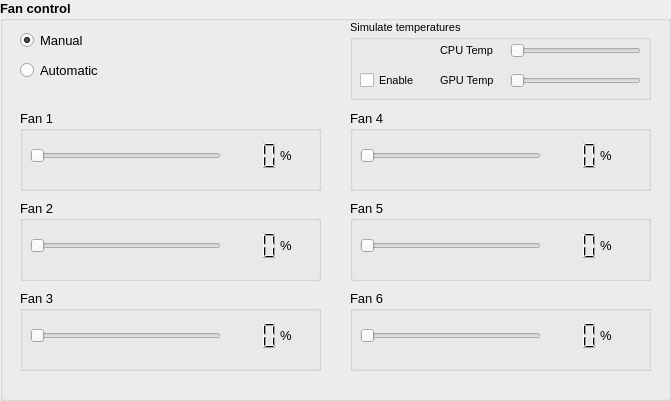
      <widget class="QGroupBox" name="groupBoxFanControl">
       <property name="geometry">
        <rect>
         <x>10</x>
         <y>220</y>
         <width>671</width>
         <height>401</height>
        </rect>
       </property>
       <property name="font">
        <font>
         <pointsize>10</pointsize>
         <weight>75</weight>
         <bold>true</bold>
        </font>
       </property>
       <property name="title">
        <string>Fan control</string>
       </property>
       <widget class="QRadioButton" name="radioButtonManual">
        <property name="geometry">
         <rect>
          <x>20</x>
          <y>30</y>
          <width>131</width>
          <height>20</height>
         </rect>
        </property>
        <property name="font">
         <font>
          <pointsize>10</pointsize>
          <weight>50</weight>
          <bold>false</bold>
         </font>
        </property>
        <property name="text">
         <string>Manual</string>
        </property>
        <property name="checked">
         <bool>true</bool>
        </property>
       </widget>
       <widget class="QRadioButton" name="radioButtonAutomatic">
        <property name="enabled">
         <bool>true</bool>
        </property>
        <property name="geometry">
         <rect>
          <x>20</x>
          <y>50</y>
          <width>141</width>
          <height>41</height>
         </rect>
        </property>
        <property name="font">
         <font>
          <pointsize>10</pointsize>
          <weight>50</weight>
          <bold>false</bold>
         </font>
        </property>
        <property name="text">
         <string>Automatic</string>
        </property>
       </widget>
       <widget class="QGroupBox" name="groupBoxFan1">
        <property name="geometry">
         <rect>
          <x>20</x>
          <y>110</y>
          <width>301</width>
          <height>81</height>
         </rect>
        </property>
        <property name="font">
         <font>
          <pointsize>10</pointsize>
          <weight>50</weight>
          <bold>false</bold>
         </font>
        </property>
        <property name="title">
         <string>Fan 1</string>
        </property>
        <widget class="QLabel" name="label_152">
         <property name="geometry">
          <rect>
           <x>260</x>
           <y>30</y>
           <width>21</width>
           <height>31</height>
          </rect>
         </property>
         <property name="font">
          <font>
           <pointsize>10</pointsize>
          </font>
         </property>
         <property name="text">
          <string>%</string>
         </property>
        </widget>
        <widget class="QSlider" name="horizontalSliderFan1">
         <property name="geometry">
          <rect>
           <x>10</x>
           <y>30</y>
           <width>191</width>
           <height>31</height>
          </rect>
         </property>
         <property name="maximum">
          <number>100</number>
         </property>
         <property name="singleStep">
          <number>1</number>
         </property>
         <property name="pageStep">
          <number>5</number>
         </property>
         <property name="value">
          <number>0</number>
         </property>
         <property name="orientation">
          <enum>Qt::Horizontal</enum>
         </property>
         <property name="tickPosition">
          <enum>QSlider::NoTicks</enum>
         </property>
         <property name="tickInterval">
          <number>0</number>
         </property>
        </widget>
        <widget class="QLCDNumber" name="lcdNumberFan1">
         <property name="geometry">
          <rect>
           <x>210</x>
           <y>30</y>
           <width>51</width>
           <height>31</height>
          </rect>
         </property>
         <property name="font">
          <font>
           <weight>50</weight>
           <bold>false</bold>
          </font>
         </property>
         <property name="frameShape">
          <enum>QFrame::NoFrame</enum>
         </property>
         <property name="digitCount">
          <number>3</number>
         </property>
         <property name="value" stdset="0">
          <double>0.000000000000000</double>
         </property>
         <property name="intValue" stdset="0">
          <number>0</number>
         </property>
        </widget>
       </widget>
       <widget class="QGroupBox" name="groupBoxFan2">
        <property name="geometry">
         <rect>
          <x>20</x>
          <y>200</y>
          <width>301</width>
          <height>81</height>
         </rect>
        </property>
        <property name="font">
         <font>
          <pointsize>10</pointsize>
          <weight>50</weight>
          <bold>false</bold>
         </font>
        </property>
        <property name="title">
         <string>Fan 2</string>
        </property>
        <widget class="QLabel" name="label_153">
         <property name="geometry">
          <rect>
           <x>260</x>
           <y>30</y>
           <width>21</width>
           <height>31</height>
          </rect>
         </property>
         <property name="font">
          <font>
           <pointsize>10</pointsize>
          </font>
         </property>
         <property name="text">
          <string>%</string>
         </property>
        </widget>
        <widget class="QSlider" name="horizontalSliderFan2">
         <property name="geometry">
          <rect>
           <x>10</x>
           <y>30</y>
           <width>191</width>
           <height>31</height>
          </rect>
         </property>
         <property name="maximum">
          <number>100</number>
         </property>
         <property name="singleStep">
          <number>1</number>
         </property>
         <property name="pageStep">
          <number>5</number>
         </property>
         <property name="value">
          <number>0</number>
         </property>
         <property name="orientation">
          <enum>Qt::Horizontal</enum>
         </property>
        </widget>
        <widget class="QLCDNumber" name="lcdNumberFan2">
         <property name="geometry">
          <rect>
           <x>210</x>
           <y>30</y>
           <width>51</width>
           <height>31</height>
          </rect>
         </property>
         <property name="font">
          <font>
           <weight>50</weight>
           <bold>false</bold>
          </font>
         </property>
         <property name="frameShape">
          <enum>QFrame::NoFrame</enum>
         </property>
         <property name="digitCount">
          <number>3</number>
         </property>
         <property name="value" stdset="0">
          <double>0.000000000000000</double>
         </property>
         <property name="intValue" stdset="0">
          <number>0</number>
         </property>
        </widget>
       </widget>
       <widget class="QGroupBox" name="groupBoxFan3">
        <property name="geometry">
         <rect>
          <x>20</x>
          <y>290</y>
          <width>301</width>
          <height>81</height>
         </rect>
        </property>
        <property name="font">
         <font>
          <pointsize>10</pointsize>
          <weight>50</weight>
          <bold>false</bold>
         </font>
        </property>
        <property name="title">
         <string>Fan 3</string>
        </property>
        <widget class="QLabel" name="label_154">
         <property name="geometry">
          <rect>
           <x>260</x>
           <y>30</y>
           <width>55</width>
           <height>31</height>
          </rect>
         </property>
         <property name="font">
          <font>
           <pointsize>10</pointsize>
          </font>
         </property>
         <property name="text">
          <string>%</string>
         </property>
        </widget>
        <widget class="QSlider" name="horizontalSliderFan3">
         <property name="geometry">
          <rect>
           <x>10</x>
           <y>30</y>
           <width>191</width>
           <height>31</height>
          </rect>
         </property>
         <property name="maximum">
          <number>100</number>
         </property>
         <property name="singleStep">
          <number>1</number>
         </property>
         <property name="pageStep">
          <number>5</number>
         </property>
         <property name="value">
          <number>0</number>
         </property>
         <property name="orientation">
          <enum>Qt::Horizontal</enum>
         </property>
        </widget>
        <widget class="QLCDNumber" name="lcdNumberFan3">
         <property name="geometry">
          <rect>
           <x>210</x>
           <y>30</y>
           <width>51</width>
           <height>31</height>
          </rect>
         </property>
         <property name="font">
          <font>
           <weight>50</weight>
           <bold>false</bold>
          </font>
         </property>
         <property name="frameShape">
          <enum>QFrame::NoFrame</enum>
         </property>
         <property name="digitCount">
          <number>3</number>
         </property>
         <property name="value" stdset="0">
          <double>0.000000000000000</double>
         </property>
         <property name="intValue" stdset="0">
          <number>0</number>
         </property>
        </widget>
       </widget>
       <widget class="QGroupBox" name="groupBoxFan4">
        <property name="geometry">
         <rect>
          <x>350</x>
          <y>110</y>
          <width>301</width>
          <height>81</height>
         </rect>
        </property>
        <property name="font">
         <font>
          <pointsize>10</pointsize>
          <weight>50</weight>
          <bold>false</bold>
         </font>
        </property>
        <property name="title">
         <string>Fan 4</string>
        </property>
        <widget class="QLabel" name="label_158">
         <property name="geometry">
          <rect>
           <x>250</x>
           <y>30</y>
           <width>55</width>
           <height>31</height>
          </rect>
         </property>
         <property name="font">
          <font>
           <pointsize>10</pointsize>
          </font>
         </property>
         <property name="text">
          <string>%</string>
         </property>
        </widget>
        <widget class="QSlider" name="horizontalSliderFan4">
         <property name="geometry">
          <rect>
           <x>10</x>
           <y>30</y>
           <width>181</width>
           <height>31</height>
          </rect>
         </property>
         <property name="maximum">
          <number>100</number>
         </property>
         <property name="singleStep">
          <number>1</number>
         </property>
         <property name="pageStep">
          <number>5</number>
         </property>
         <property name="value">
          <number>0</number>
         </property>
         <property name="orientation">
          <enum>Qt::Horizontal</enum>
         </property>
        </widget>
        <widget class="QLCDNumber" name="lcdNumberFan4">
         <property name="geometry">
          <rect>
           <x>200</x>
           <y>30</y>
           <width>51</width>
           <height>31</height>
          </rect>
         </property>
         <property name="font">
          <font>
           <weight>50</weight>
           <bold>false</bold>
          </font>
         </property>
         <property name="frameShape">
          <enum>QFrame::NoFrame</enum>
         </property>
         <property name="digitCount">
          <number>3</number>
         </property>
         <property name="value" stdset="0">
          <double>0.000000000000000</double>
         </property>
         <property name="intValue" stdset="0">
          <number>0</number>
         </property>
        </widget>
       </widget>
       <widget class="QGroupBox" name="groupBoxFan6">
        <property name="geometry">
         <rect>
          <x>350</x>
          <y>290</y>
          <width>301</width>
          <height>81</height>
         </rect>
        </property>
        <property name="font">
         <font>
          <pointsize>10</pointsize>
          <weight>50</weight>
          <bold>false</bold>
         </font>
        </property>
        <property name="title">
         <string>Fan 6</string>
        </property>
        <widget class="QLabel" name="label_159">
         <property name="geometry">
          <rect>
           <x>250</x>
           <y>30</y>
           <width>55</width>
           <height>31</height>
          </rect>
         </property>
         <property name="font">
          <font>
           <pointsize>10</pointsize>
          </font>
         </property>
         <property name="text">
          <string>%</string>
         </property>
        </widget>
        <widget class="QSlider" name="horizontalSliderFan6">
         <property name="geometry">
          <rect>
           <x>10</x>
           <y>30</y>
           <width>181</width>
           <height>31</height>
          </rect>
         </property>
         <property name="maximum">
          <number>100</number>
         </property>
         <property name="singleStep">
          <number>1</number>
         </property>
         <property name="pageStep">
          <number>5</number>
         </property>
         <property name="value">
          <number>0</number>
         </property>
         <property name="orientation">
          <enum>Qt::Horizontal</enum>
         </property>
        </widget>
        <widget class="QLCDNumber" name="lcdNumberFan6">
         <property name="geometry">
          <rect>
           <x>200</x>
           <y>30</y>
           <width>51</width>
           <height>31</height>
          </rect>
         </property>
         <property name="font">
          <font>
           <weight>50</weight>
           <bold>false</bold>
          </font>
         </property>
         <property name="frameShape">
          <enum>QFrame::NoFrame</enum>
         </property>
         <property name="digitCount">
          <number>3</number>
         </property>
         <property name="value" stdset="0">
          <double>0.000000000000000</double>
         </property>
         <property name="intValue" stdset="0">
          <number>0</number>
         </property>
        </widget>
       </widget>
       <widget class="QGroupBox" name="groupBoxFan5">
        <property name="geometry">
         <rect>
          <x>350</x>
          <y>200</y>
          <width>301</width>
          <height>81</height>
         </rect>
        </property>
        <property name="font">
         <font>
          <pointsize>10</pointsize>
          <weight>50</weight>
          <bold>false</bold>
         </font>
        </property>
        <property name="title">
         <string>Fan 5</string>
        </property>
        <widget class="QLabel" name="label_160">
         <property name="geometry">
          <rect>
           <x>250</x>
           <y>30</y>
           <width>55</width>
           <height>31</height>
          </rect>
         </property>
         <property name="font">
          <font>
           <pointsize>10</pointsize>
          </font>
         </property>
         <property name="text">
          <string>%</string>
         </property>
        </widget>
        <widget class="QSlider" name="horizontalSliderFan5">
         <property name="geometry">
          <rect>
           <x>10</x>
           <y>30</y>
           <width>181</width>
           <height>31</height>
          </rect>
         </property>
         <property name="maximum">
          <number>100</number>
         </property>
         <property name="singleStep">
          <number>1</number>
         </property>
         <property name="pageStep">
          <number>5</number>
         </property>
         <property name="value">
          <number>0</number>
         </property>
         <property name="orientation">
          <enum>Qt::Horizontal</enum>
         </property>
        </widget>
        <widget class="QLCDNumber" name="lcdNumberFan5">
         <property name="geometry">
          <rect>
           <x>200</x>
           <y>30</y>
           <width>51</width>
           <height>31</height>
          </rect>
         </property>
         <property name="font">
          <font>
           <weight>50</weight>
           <bold>false</bold>
          </font>
         </property>
         <property name="frameShape">
          <enum>QFrame::NoFrame</enum>
         </property>
         <property name="digitCount">
          <number>3</number>
         </property>
         <property name="value" stdset="0">
          <double>0.000000000000000</double>
         </property>
         <property name="intValue" stdset="0">
          <number>0</number>
         </property>
        </widget>
       </widget>
       <widget class="QGroupBox" name="groupBoxSimulateTemperatures">
        <property name="enabled">
         <bool>true</bool>
        </property>
        <property name="geometry">
         <rect>
          <x>350</x>
          <y>20</y>
          <width>301</width>
          <height>80</height>
         </rect>
        </property>
        <property name="font">
         <font>
          <pointsize>8</pointsize>
          <weight>50</weight>
          <bold>false</bold>
         </font>
        </property>
        <property name="title">
         <string>Simulate temperatures</string>
        </property>
        <widget class="QCheckBox" name="checkBoxSimulateTemp">
         <property name="geometry">
          <rect>
           <x>10</x>
           <y>50</y>
           <width>81</width>
           <height>21</height>
          </rect>
         </property>
         <property name="font">
          <font>
           <pointsize>8</pointsize>
          </font>
         </property>
         <property name="text">
          <string>Enable</string>
         </property>
        </widget>
        <widget class="QSlider" name="horizontalSliderCPUTemp">
         <property name="geometry">
          <rect>
           <x>160</x>
           <y>20</y>
           <width>131</width>
           <height>22</height>
          </rect>
         </property>
         <property name="maximum">
          <number>100</number>
         </property>
         <property name="orientation">
          <enum>Qt::Horizontal</enum>
         </property>
        </widget>
        <widget class="QSlider" name="horizontalSliderGPUTemp">
         <property name="geometry">
          <rect>
           <x>160</x>
           <y>50</y>
           <width>131</width>
           <height>22</height>
          </rect>
         </property>
         <property name="maximum">
          <number>100</number>
         </property>
         <property name="orientation">
          <enum>Qt::Horizontal</enum>
         </property>
        </widget>
        <widget class="QLabel" name="labelCPU">
         <property name="geometry">
          <rect>
           <x>90</x>
           <y>20</y>
           <width>61</width>
           <height>21</height>
          </rect>
         </property>
         <property name="font">
          <font>
           <pointsize>8</pointsize>
          </font>
         </property>
         <property name="text">
          <string>CPU Temp</string>
         </property>
        </widget>
        <widget class="QLabel" name="labelGPU">
         <property name="geometry">
          <rect>
           <x>90</x>
           <y>50</y>
           <width>61</width>
           <height>21</height>
          </rect>
         </property>
         <property name="font">
          <font>
           <pointsize>8</pointsize>
          </font>
         </property>
         <property name="text">
          <string>GPU Temp</string>
         </property>
        </widget>
       </widget>
      </widget>
